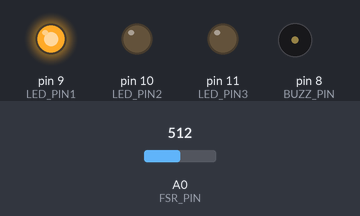
Recording of a sketch running on a simulated Arduino Uno, built with avr-gcc and run on an emulated ATmega328P. Shown: output pins drawn as LEDs (lit = HIGH), buzzer (waves = sounding, pin HIGH). The test bench sets the inputs (shaded band); at power-on: A0 (FSR_PIN) = 512. What the sketch prints to the serial monitor is not drawn.

Above: at 1.8 s.
1.9 s: A0 (FSR_PIN) set to 417
3.4 s: A0 (FSR_PIN) set to 389
At 4.75 s:
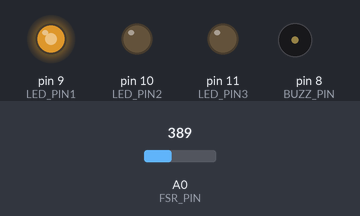
At 7.3 s:
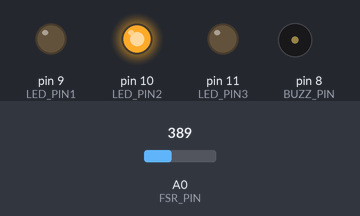
Timing chart, 0 to 16.4 s (numbered marks = the images above; inputs shaded):
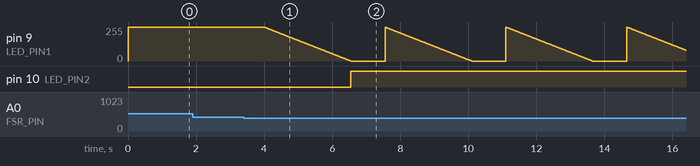

The sketch:

fsr_with_seat_counter.ino
```cpp
bool seat_occupied = false;
int seat_counter = 0;      // Counter of the number of times the seat is used
bool buzzing     = false;  // Indicates whether piezo buzzer is active

const int seat_lim = 3;   // Number of times seat can be used (will begin to buzz ON the nth sit)
const int FSR_PIN  = A0;  // The FSR and 10K pulldown are connected to a0
const int BUZZ_PIN = 8;   // Piezo buzzer
const int LED_PIN1 = 9;   // Red
const int LED_PIN2 = 10;  // Blue
const int LED_PIN3 = 11;  // Green

void setup() {
  Serial.begin(9600);

  pinMode(FSR_PIN,  INPUT);
  pinMode(BUZZ_PIN, OUTPUT);
  pinMode(LED_PIN1, OUTPUT);
  pinMode(LED_PIN2, OUTPUT);
  pinMode(LED_PIN3, OUTPUT);

  analogWrite(LED_PIN1, 0); // Set LED to green initially
  analogWrite(LED_PIN2, 255);
  analogWrite(LED_PIN3, 0);
}

void loop() {
  bool weight_detected = analogRead(FSR_PIN) >= 400; // Get analog reading from the FSR resistor divider

  if (seat_counter >= seat_lim && weight_detected) {
    if (!buzzing && !seat_occupied) {
      tone(BUZZ_PIN, 200);
      buzzing = true;
      seat_counter++;
      Serial.print("Seat counter: ");
      Serial.println(seat_counter);
    }
  }

  else if (weight_detected && !seat_occupied) {
    analogWrite(LED_PIN1, 255); // Set LED to red
    analogWrite(LED_PIN2, 0);
    seat_counter++;
    Serial.print("Seat counter: ");
    Serial.println(seat_counter);
    seat_occupied = true;
  }

  else if (!weight_detected) {
    seat_occupied = false;
    if (buzzing) {
      noTone(BUZZ_PIN);
      buzzing = false;
    }
    else if (seat_counter < seat_lim) {
      int red_quant = 255;
      while (red_quant > 0) { // Slowly fade-out the red pin
        red_quant--;
        analogWrite(LED_PIN1, red_quant);
        delay(10);

        if (red_quant == 0)
          analogWrite(LED_PIN2, 255); // Set LED to green
      }
    }
  }
  delay(1000);
}
```

Measured:
- the behaviour switches between 400 and 399 on A0 (FSR_PIN) (found by bisection; images 0 and 1)
- after the input at 1.9 s, every drawn part: stays the same
- after the input at 3.4 s, pin 9 (LED_PIN1): ramps from 254/255 to 0/255 and jumps back, once every 3.6 s; pin 10 (LED_PIN2): LOW → HIGH after 3.2 s
